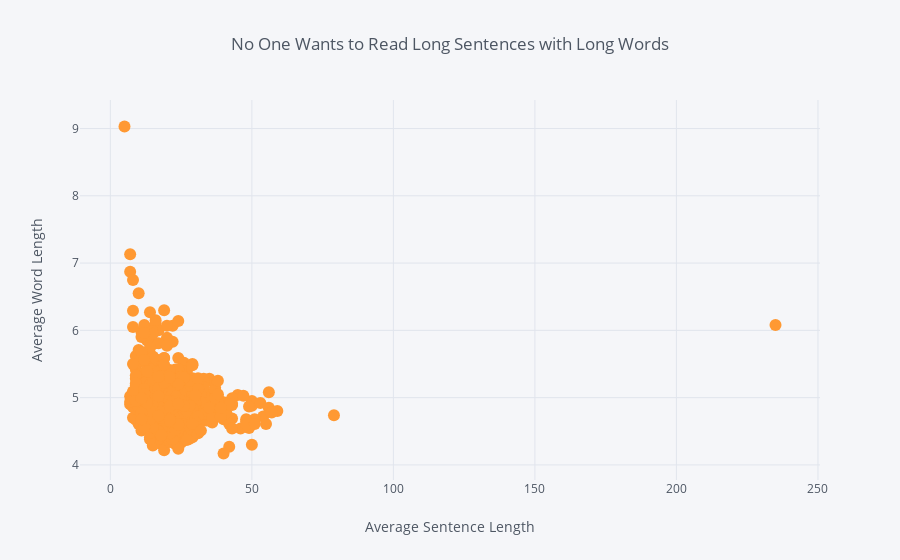

The notebook cell this image was saved under:
### Code cell
classics.iplot(kind='scatter', x='average sentence length', y='average letter per word',
               xTitle='Average Sentence Length',
               yTitle='Average Word Length', 
               title='No One Wants to Read Long Sentences with Long Words', 
               mode='markers')

### Figure 1 — Plotly figure (JSON) as saved in the notebook; plotly's stock layout.template omitted (floating-point values rounded to 4 significant figures; data arrays with more than 128 entries replaced by an {"elided": "..."} marker saying what was removed)
{"data": [{"line": {"color": "rgba(255, 153, 51, 1.0)", "dash": "solid", "shape": "linear", "width": 1.3}, "marker": {"size": 12, "symbol": "circle"}, "mode": "markers", "name": "average letter per word", "text": "", "type": "scatter", "uid": "f9307951-b17c-47d9-93a8-33e729d69e08", "x": {"elided": "1006 int values"}, "y": {"elided": "1006 float values"}}], "layout": {"legend": {"bgcolor": "#F5F6F9", "font": {"color": "#4D5663"}}, "paper_bgcolor": "#F5F6F9", "plot_bgcolor": "#F5F6F9", "title": {"font": {"color": "#4D5663"}, "text": "No One Wants to Read Long Sentences with Long Words"}, "xaxis": {"gridcolor": "#E1E5ED", "showgrid": true, "tickfont": {"color": "#4D5663"}, "title": {"font": {"color": "#4D5663"}, "text": "Average Sentence Length"}, "zerolinecolor": "#E1E5ED"}, "yaxis": {"gridcolor": "#E1E5ED", "showgrid": true, "tickfont": {"color": "#4D5663"}, "title": {"font": {"color": "#4D5663"}, "text": "Average Word Length"}, "zerolinecolor": "#E1E5ED"}}}
